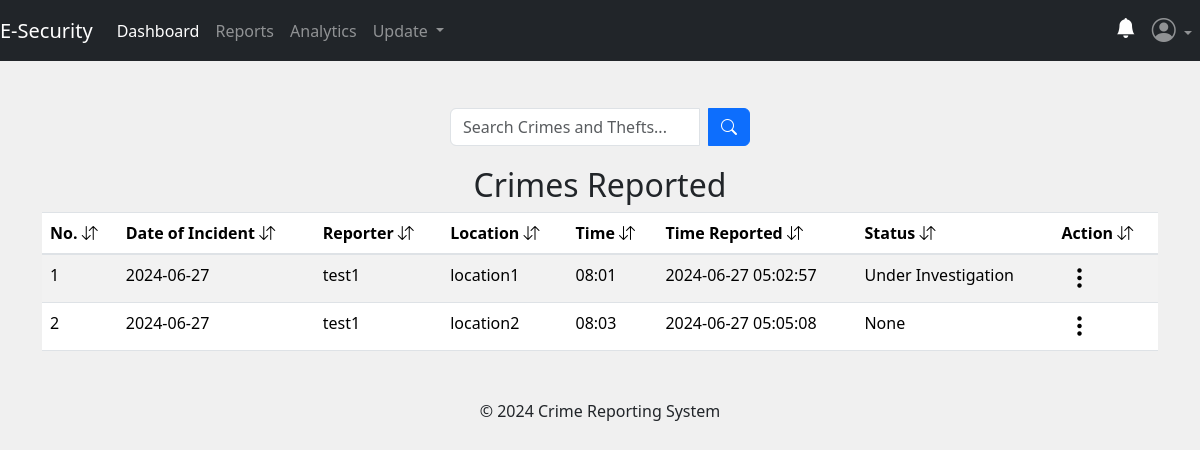
The app's page /admin/crime_status (signed in), older data.
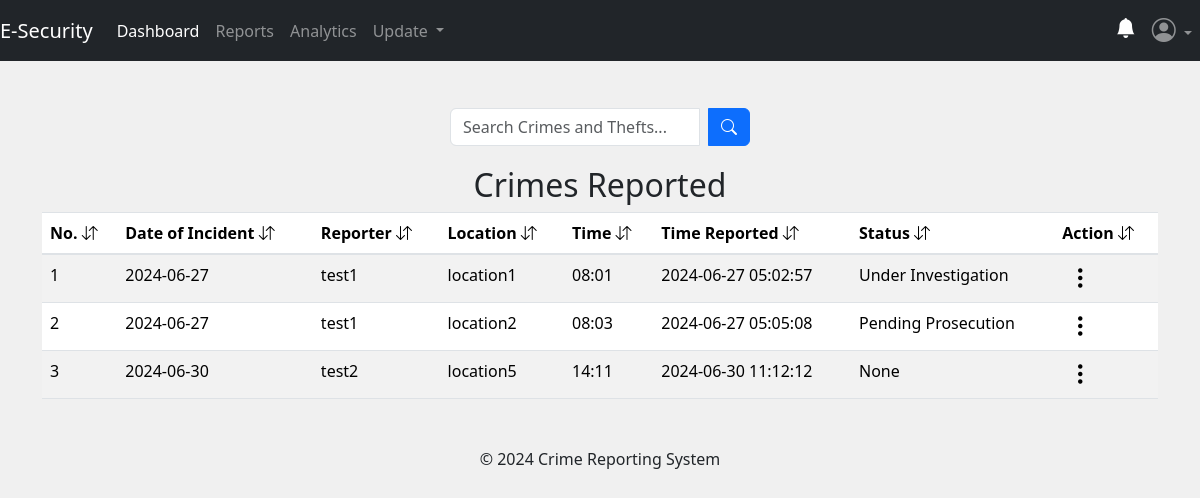
The same page, newer data.
### app/posts/models.py (models this page shows)
class Crime(db.Model, UserMixin):
    crime_id = db.Column(db.Integer, primary_key=True)
    date_of_incident = db.Column(db.String(10), nullable=False)
    issued_by = db.Column(db.String(20), nullable=True)
    time_of_incident = db.Column(db.String(10), nullable=False)
    incident_location = db.Column(db.Text, nullable=False)
    incident_nature = db.Column(db.Text, nullable=False)
    incident_details = db.Column(db.Text, nullable=False)
    suspect_details = db.Column(db.Text, nullable=True)
    arrest_history = db.Column(db.Text, nullable=False)
    suspect_name = db.Column(db.String(10), nullable=True)
    comments = db.Column(db.Text, nullable=True)
    crime_status = db.Column(db.String(10), nullable=True)
    latitude = db.Column(db.Float)
    longitude = db.Column(db.Float)
    crime_file_upload = db.Column(db.Text, nullable=True)
    crime_file_name = db.Column(db.Text, nullable=True)
    crime_mimetype = db.Column(db.Text, nullable=True)
    date_crime_received = db.Column(db.DateTime, nullable=False, default=func.now())
    reporter_id = db.Column(db.Integer, db.ForeignKey('user.id'))

### app/admins/routes.py (the view)
@admins.route('/admin/crime_status')
@admin_required
def crimeStatus():
    search_crime = request.args.get('search_crime', '')
    try:
        if search_crime:
            crimes_status = Crime.query.filter(
                Crime.incident_location.ilike(f'%{search_crime}%') |
                Crime.issued_by.ilike(f'%{search_crime}%') |
                Crime.date_of_incident.ilike(f'%{search_crime}%') |
                Crime.time_of_incident.ilike(f'%{search_crime}%') |
                Crime.date_crime_received.ilike(f'%{search_crime}%') |
                Crime.crime_status.ilike(f'%{search_crime}%')
            ).all()
        else:
            crimes_status = Crime.query.all()
    except:
        current_app.logger.error("Database error date_theft_received:")
        flash("No report with the keyword.", "warning")
        return redirect(url_for('admins.crimeStatus'))
    return render_template('admin/crime_status.html', title='Crime Status', crimes_status=crimes_status)

### app/__init__.py (called while the page is built)
@login_manager.user_loader
def load_user(user_id):
    return models.User.query.get(user_id)

### app/admins/routes.py (called while the page is built)
def admin_required(f):
    @wraps(f)
    def decorated_function(*args, **kwargs):
        if not session.get('admin_id'):
            flash('You need to be logged in as an admin to access the page.', 'danger')
            return redirect(url_for('admins.adminIndex'))
        return f(*args, **kwargs)
    return decorated_function

### app/templates/admin/crime_status.html (shortened to what this page needs)
{% extends 'admin/layout.html' %}
{% block content %}
<div class="container">
    <br>
    <form method="GET" action="{{ url_for('admins.crimeStatus') }}" class="search-form">
        <div class="input-group search-input">
            <input type="text" name="search_crime" class="form-control" placeholder="Search Crimes and Thefts...">
            <div class="input-group-append ms-2">
                <button type="submit" class="btn btn-primary">
                    <i class="bi bi-search"></i>
                </button>
            </div>
        </div>
    </form>
{% if crimes_status %}
<table class="table table-striped table-hover">
    <h2 style="text-align: center;">Crimes Reported</h2>
    <thead>
        <tr>
            <th scope="col">No. <i class="bi bi-arrow-down-up"></i></th>
            <th scope="col">Date of Incident <i class="bi bi-arrow-down-up"></i></th>
            <th scope="col">Reporter <i class="bi bi-arrow-down-up"></i></th>
            <th scope="col">Location <i class="bi bi-arrow-down-up"></i></th>
            <th scope="col">Time <i class="bi bi-arrow-down-up"></i></th>
            <th scope="col">Time Reported <i class="bi bi-arrow-down-up"></i></th>
            <th scope="col">Status <i class="bi bi-arrow-down-up"></i></th>
            <th scope="col">Action <i class="bi bi-arrow-down-up"></i></th>
        </tr>
    </thead>
    <tbody>
        {% for crime in crimes_status %}
            <tr>
                <td>{{ loop.index }}</td>
                <td>{{ crime.date_of_incident }}</td>
                <td>{{ crime.issued_by }}</td>
                <td>{{ crime.incident_location }}</td>
                <td>{{ crime.time_of_incident }}</td>
                <td>{{ crime.date_crime_received }}</td>
                <td>{{ crime.crime_status }}</td>
                <td>
                    <div class="dropdown">
                        <button class="three-dots-btn" type="button" id="dropdownMenuButton{{ crime.crime_id }}" data-bs-toggle="dropdown" aria-expanded="false">
                            <i class="bi bi-three-dots-vertical h4"></i>
                        </button>
                    </div>
                  </td>
            </tr>
        {% endfor %}
    </tbody>
  </table>
{% endif %}
{% endblock content %}

### app/templates/admin/layout.html (shortened to what this page needs)
<!DOCTYPE html>
<html lang="en">
<head>
  <link rel="stylesheet" href="https://cdn.jsdelivr.net/npm/bootstrap-icons@1.11.3/font/bootstrap-icons.min.css" />
  <link href="https://stackpath.bootstrapcdn.com/bootstrap/4.5.2/css/bootstrap.min.css" rel="stylesheet">
  <link href="https://cdn.jsdelivr.net/npm/bootstrap@5.3.3/dist/css/bootstrap.min.css" rel="stylesheet" />
</head>
<body>
  <nav class="navbar navbar-expand-md navbar-dark bg-dark fixed-top">
    <a class="navbar-brand nav-link active" href="{{ url_for('main.home_page') }}">E-Security </a>
    <div class="collapse navbar-collapse" id="navbarSupportedContent">
      {% if session.get('admin_name') %}
        <ul class="navbar-nav">
          <li class="new-item active">
            <a class="nav-link" href="{{ url_for('admins.adminDashboard') }}">Dashboard</a>
          </li>
          <li class="new-item">
            <a class="nav-link" href="{{ url_for('admins.reports') }}">Reports</a>
          </li>
          <li>
            <a class="nav-link" href="{{ url_for('admins.analytics') }}">Analytics</a>
          </li>
          <li class="nav-item dropdown">
            <a class="nav-link dropdown-toggle" href="#" role="button" data-bs-toggle="dropdown" aria-expanded="false">
                Update
            </a>
        </li>
        </ul>
        <ul class="navbar-nav ms-auto">
          <li class="nav-item">
              <a class="nav-link" href="{{ url_for('admins.notifications') }}"><i class="bi bi-bell-fill h5" style="color: white;"></i></a>
          </li>
          <li class="nav-item dropdown">
              <a class="nav-link dropdown-toggle" href="#" role="button" data-bs-toggle="dropdown" aria-expanded="false">
                  <i class="bi bi-person-circle h4"></i>
              </a>
          </li>
      </ul>
      {% endif %}
    </div>
</nav>
<br>
  {% block content %} {% endblock content %}
  <footer class="text-center mt-5">
    <p>&copy; 2024 Crime Reporting System</p>
  </footer>
</body>
</html>

### app/templates/admin/layout.html (style rules this page uses)
html,body { height: 100%; width: 100%; padding-top: 30px; background-color: #f0f0f0; }

### app/templates/admin/crime_status.html (style rules this page uses)
.three-dots-btn { background: none; border: none; cursor: pointer; }
.search-form { display: flex; justify-content: center; margin-bottom: 20px; }
.search-input { width: 300px; }

Row changes from the older to the newer data that the page shows:
changed Crime "location2": crime_status "None" → "Pending Prosecution"
added Crime: date_of_incident "2024-06-30", issued_by "test2", incident_location "location5", time_of_incident "14:11", date_crime_received "2024-06-30 11:12:12", crime_status "None"
